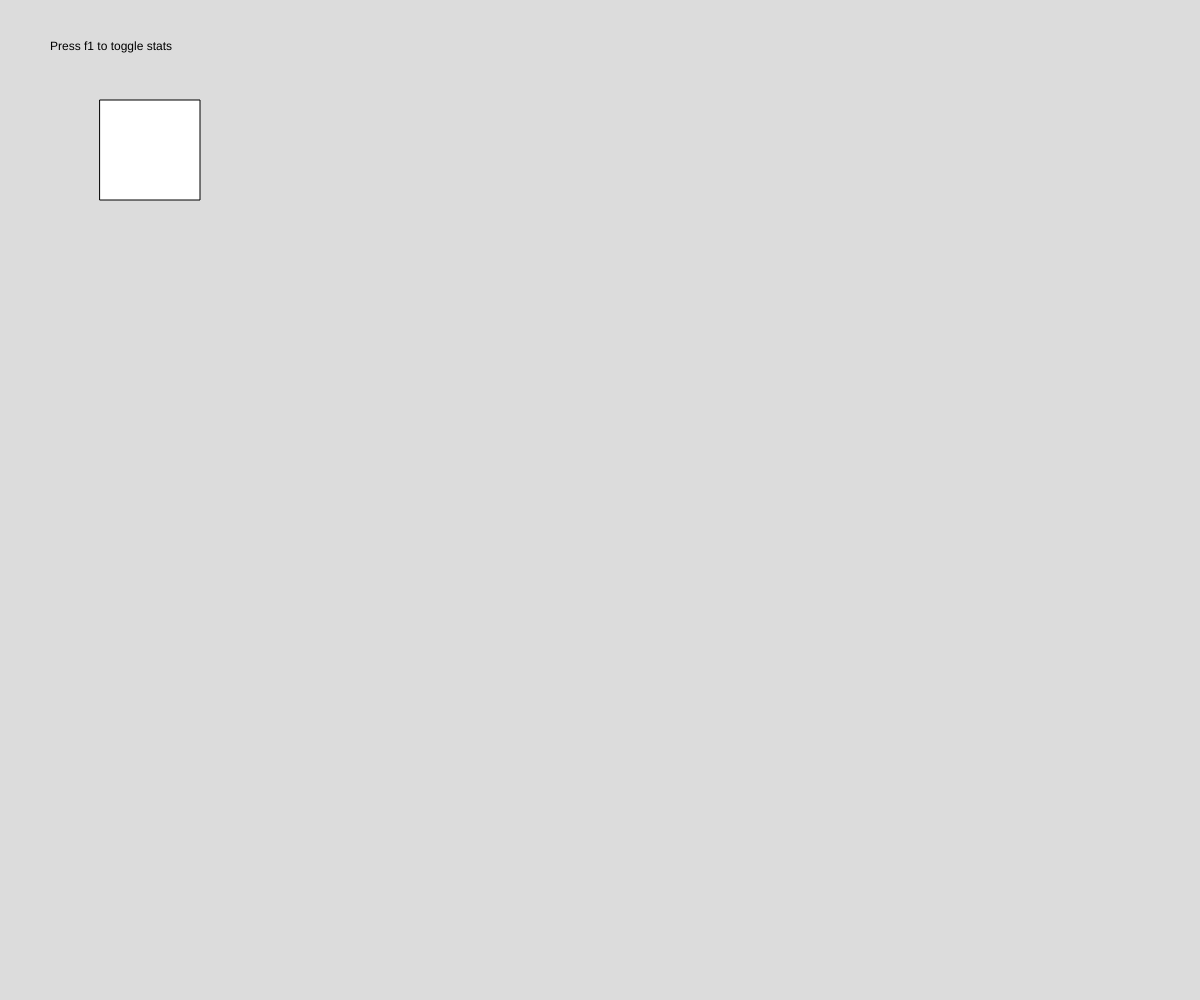
Frame 1 (no input)
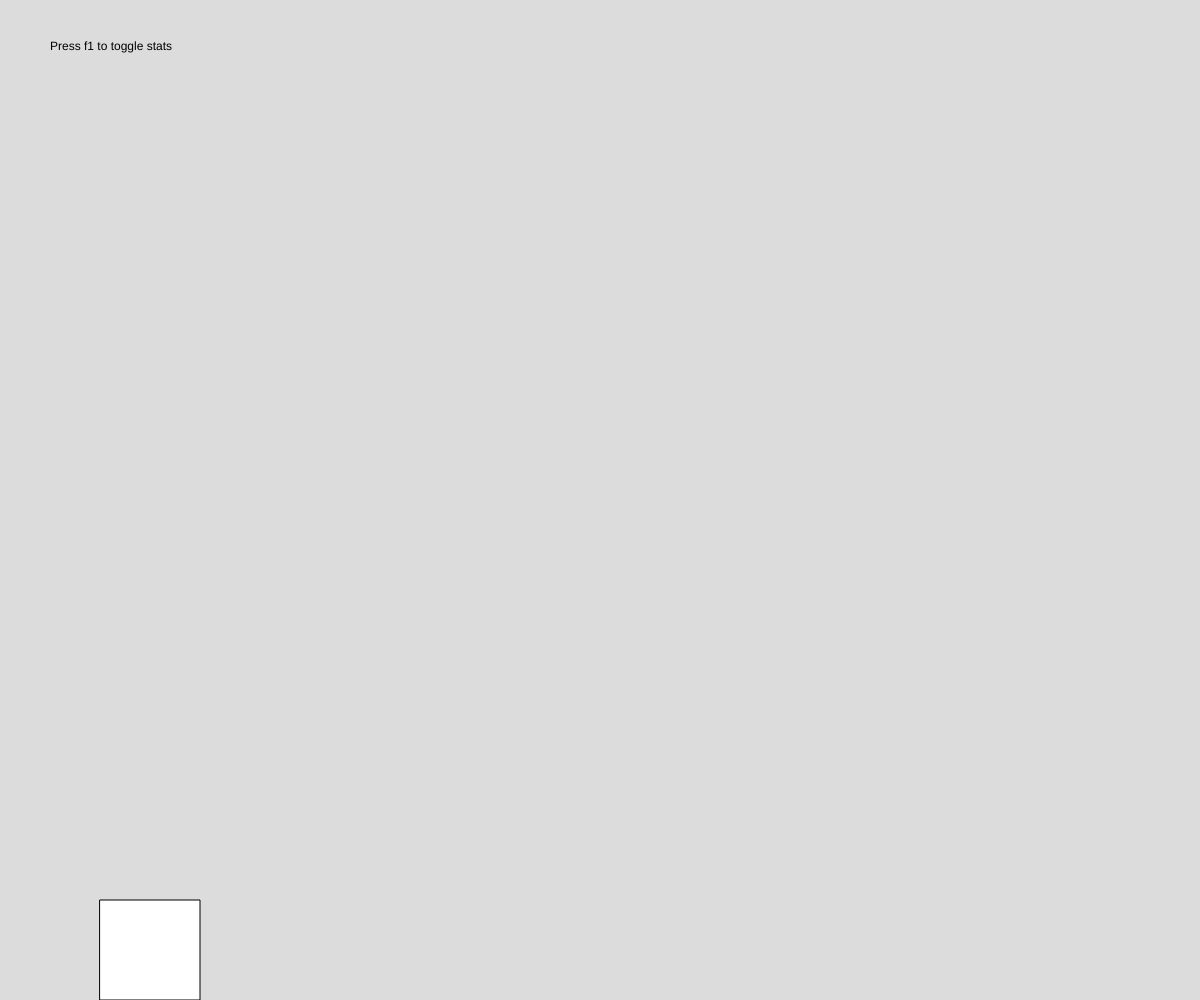
Frame 60 (no input)
Frame 120 (the mouse pressed at the canvas centre since frame 60): identical to frame 60, image omitted

The p5.js sketch that drew these frames (run headless with seeded random() and noise() and a simulated clock; from frame 60 on, the mouse is pressed at the canvas centre):

// p5.js sketch
// ── sketch.js
var framerate = 60; // Amount of refreshes per second. Standard is 60.
function setup() {
  frameRate(framerate);
  createCanvas(windowWidth, windowHeight); // Feel free to change these values.
}
var devmode = false; // press f1 to toggle this
/* PLAY WITH THESE VALUES */
var jumpAmount = 20; // how many jumps you can perform midair
var jumpCombo = 0; // How many jumps the player has made since touching the ground
var mvLeft = false; // Is the player moving left?
var mvRight = false; // Is the player moving right?
var moveSpeed = 5; // how fast you move when pressing right or left
var x = 100; // pixels between the left side of the box and screen. See y.
var y = 100; // how many pixels from the top the box starts. Note this number is the top of the box.
var fallspeed = 0; // how fast the player is falling
var gravity = 9.8; // Simple limiter on the down speed of the cube.
var accel = 1; // don't suggest increasing this above 1. This number is added to fallspeed every frame.
var jumpPower = 20; // the force of the jump, in pixels.
var doubleJump = false; // Whether or not the box can jump midair.
function draw() {
  background(220);
  rect(x, y, 100, 100);
  if (devmode === true) {
    if (fallspeed === 0) {
      text("Falling/Upward Speed: " + fallspeed, 50, 50);
    } else if (fallspeed > 0) {
      text("Falling Speed: " + fallspeed, 50, 50);
    } else if (fallspeed < 0) {
      text("Upward Speed: " + -fallspeed, 50, 50);
    } else {
      text("Speed broke. Value:" + fallspeed, 50, 50);
    }
    text("Y: " + y, 50, 60);
    text("X: " + x, 50, 70);
    if (jumpCombo >= jumpAmount) {
      text("Jump Combo: " + jumpCombo + "!", 50, 80);
    } else if (jumpCombo < 0) {
      text("Jump Combo: " + jumpCombo + "?", 50, 80);
    } else {
      text("Jump Combo: " + jumpCombo, 50, 80);
    }
    text("FPS: " + framerate, 50, 90);
  } else {
    text("Press f1 to toggle stats", 50, 50);
  }
  if (y <= height - 102) {
    fallspeed += accel;
    y += fallspeed;
  } else {
    fallspeed = 0;
    y = height - 100;
    doubleJump = false;
    jumpCombo = 0;
  }
  if (fallspeed >= 2 * gravity) {
    fallspeed = 2 * gravity;
  }
  if (mvLeft) {
    x -= moveSpeed;
  }
  if (mvRight) {
    x += moveSpeed;
  }
  if (jumpCombo >= jumpAmount) {
    doubleJump = true;
  }
  if (x <= 0) {
    x = 0;
  } else if (x >= width - 100) {
    x = width - 100;
  }
  if (y <= 0) {
    var inv = fallspeed;
    y = 0;
    fallspeed = -inv / 2;
  }
}
function touchStarted() {
  jump();
  return false;
}
function keyPressed() {
  if (keyCode === 32 || keyCode === 87 || keyCode === 38) {
    jump();
  }
  if (keyCode === 65 || keyCode === 37) {
    mvLeft = true;
    mvRight = false;
  }
  if (keyCode === 68 || keyCode === 39) {
    mvRight = true;
    mvLeft = false;
  }
  if (keyCode === 112) {
    devmode = !devmode;
  }
  return false;
}

function keyReleased() {
  if (keyCode !== 32 && keyCode !== 87 && keyCode !== 38) {
    if (keyCode === 68 || keyCode === 39) {
      mvRight = false;
    } else if (keyCode === 65 || keyCode === 37) {
      mvLeft = false;
    }
  }
  return false;
}
function jump() {
  if (y === height - 100) {
    fallspeed = -jumpPower;
    y += fallspeed;
    jumpCombo++;
  } else {
    if (doubleJump === false) {
      fallspeed = -jumpPower;
      y += fallspeed;
      jumpCombo++;
    }
  }
}
